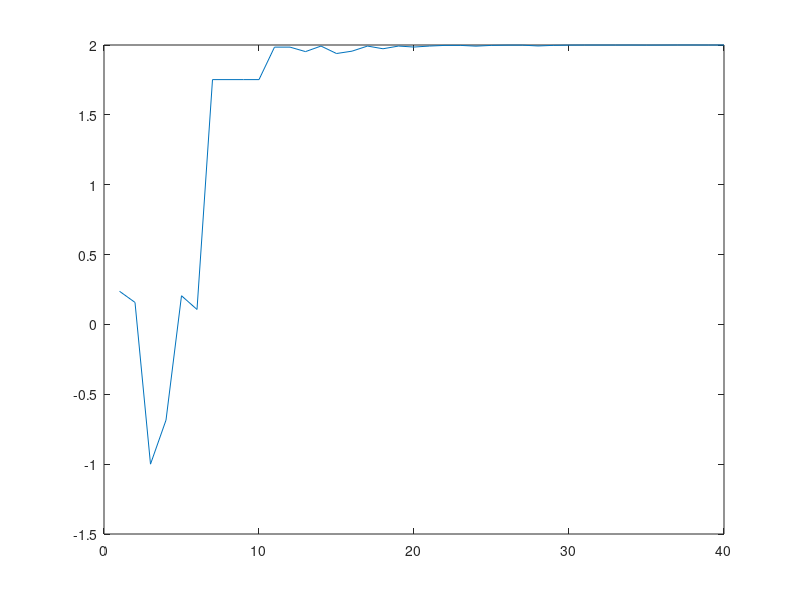

Write MATLAB code to recreate this figure.
clc;
clear all;
close all;

cr=0.5;
f=0.8;

p=rand(10,2)*2*pi-pi;
p(:,3)=sin(p(:,1))+cos(p(:,2));

for i=1:40
    for j=1:10
        rval=randperm(10,3);
        p(11,1:2)=(p(rval(1),1:2)-p(rval(2),1:2))*f+p(rval(3),1:2);
        if p(11,1)< -pi || p(11,1)>pi
            p(11,1)=-pi;
        end
        if p(11,2)< -pi || p(11,2)>pi
            p(11,2)=pi;
        end
        for k=1:2
            randcr=rand;
            if randcr<=cr
                p(12,k)=p(j,k);
            else
                p(12,k)=p(11,k);
            end
        end
        p(12,3)=sin(p(12,1))+cos(p(12,2));
        if p(12,3)>p(j,3)
            p(j,:)=p(12,:);
        end
    end
    q(i)=p(12,3);
end
plot(q);
q